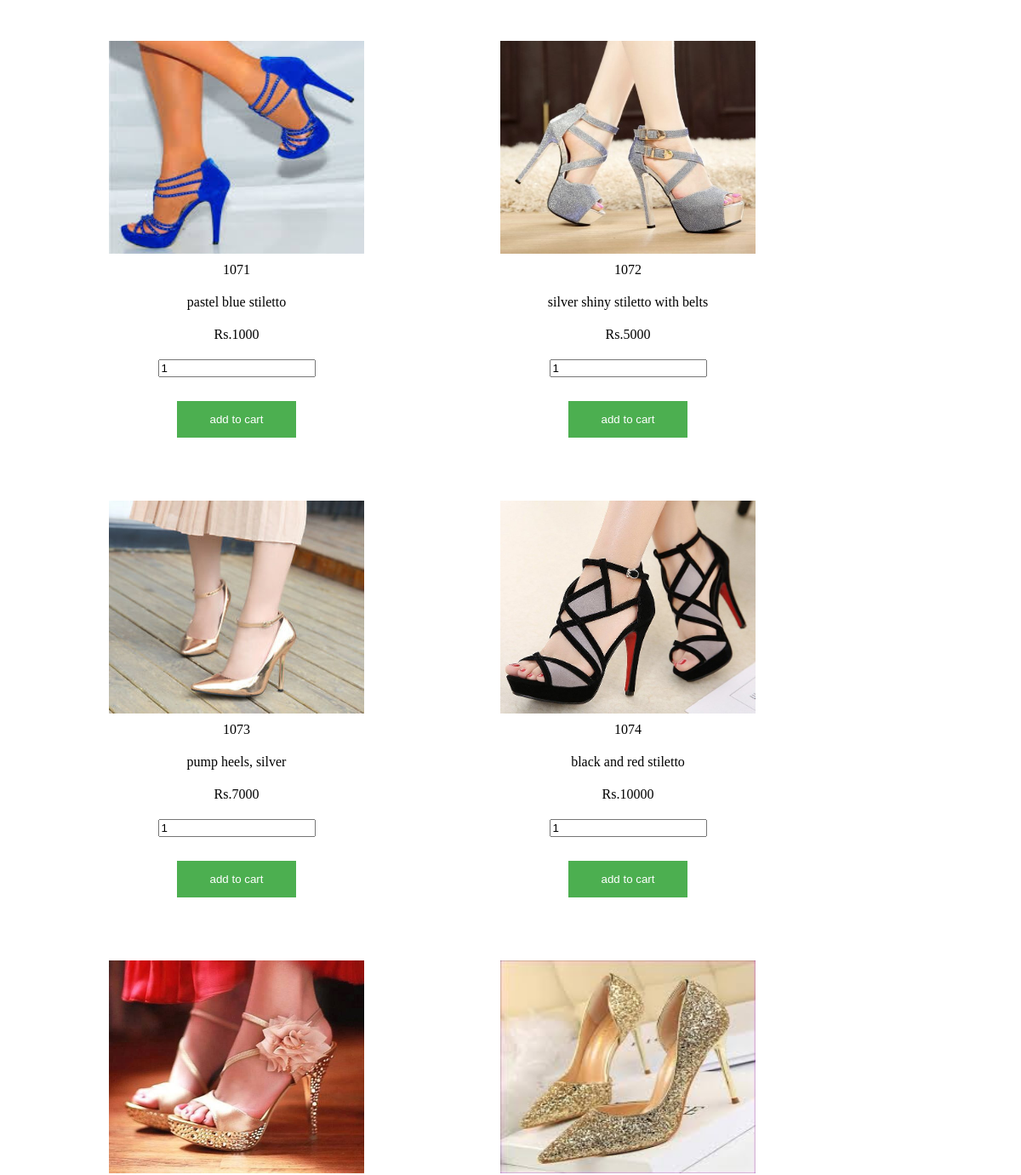
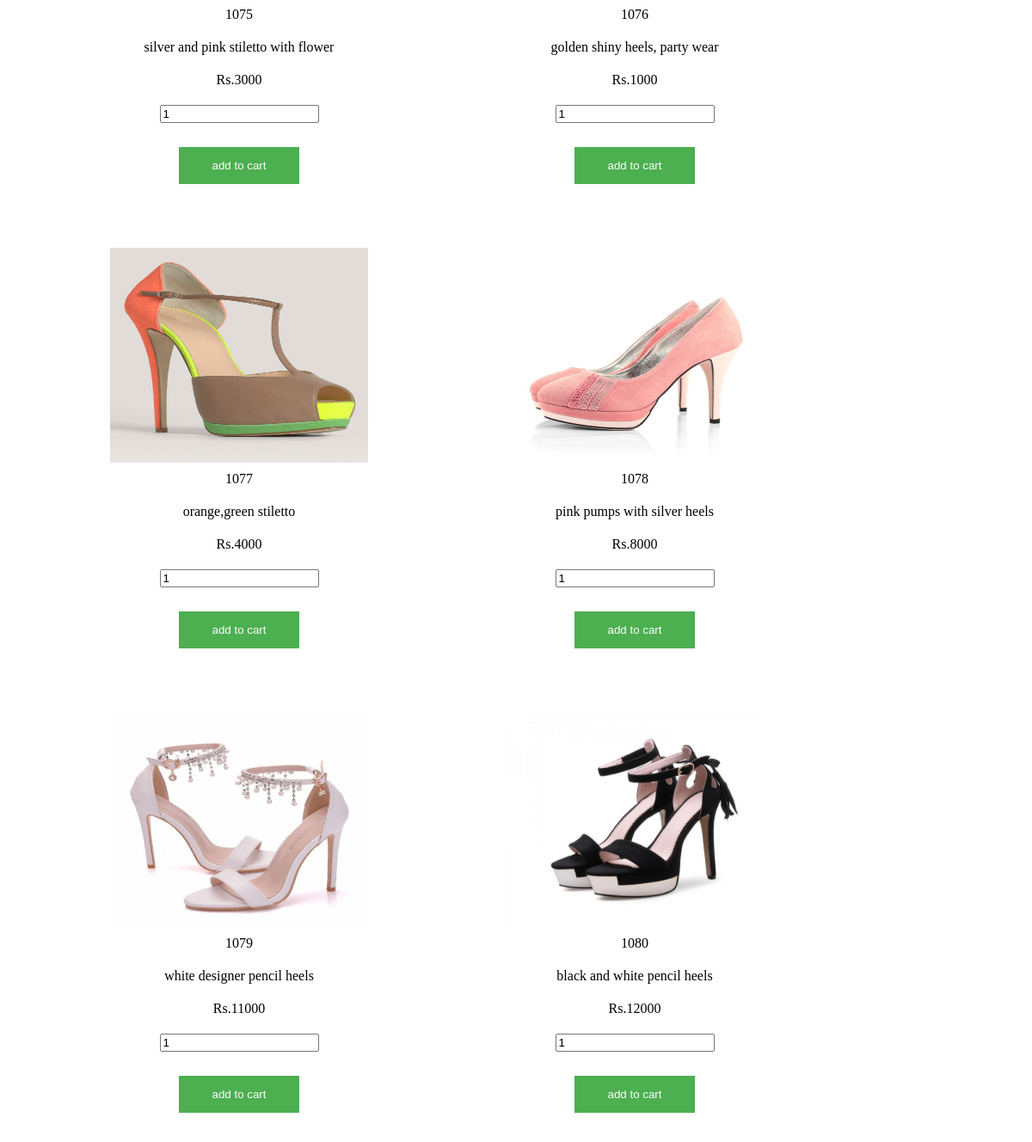
Screenshot of /heels.php with the database file from the repository (2 pictures, top to bottom).
### tables this page shows
CREATE TABLE products(
  product_id int(100) NOT NULL auto_increment,PRIMARY KEY (product_id),
  cat_id int(100),
  sub_cat_id int(100),
  foreign key(cat_id) references categories(cat_id),
  foreign key(sub_cat_id) references sub_categories(sub_cat_id) ,
  product_title varchar(255) NOT NULL,
  product_price int(100) NOT NULL,
  product_desc text NOT NULL,
  product_image varchar(255) NOT NULL);

### heels.php (the view, shortened to what this page needs)
<body class="b">
<?php
include ("config.php");
$q1="select * from products where cat_id=2 and sub_cat_id=7";
$run_q= mysqli_query($con,$q1);
    while($arr=mysqli_fetch_array($run_q))
   {
	   $i=$arr['product_id'];
   echo "
  <div class='gallery'>
      <img src='footwear/heels/$i.jpg'>
		<form action='cart.php' method='post'>
	  <div class='desc'><input type='hidden' name='id' value='$arr[product_id]'>$arr[product_id] </div>
    <div class='desc'><input type='hidden' name='name' value='$arr[product_desc]'>$arr[product_desc] </div>
	<div class='desc'><input type='hidden' name='price' value='$arr[product_price]'>Rs.$arr[product_price]</div>
  <div class='desc'><input type='text' name='quantity' value='1' placeholder='quantity'></div>
  <div class='desc'><input type='submit' value='add to cart' name='submit'></div>
</form></div>";
   }
?>
</body>

### heels.php (style rules this page uses)
div.gallery { margin-left: 120px; margin-right:40px; margin-top:40px; float: left; width: 300px; }
div.gallery img { width: 300px; height: 250px; }
div.desc { padding: 10px; text-align: center; background-color:white; }
input[type=submit] { background-color: #4CAF50; color: white; padding: 14px 20px; margin: 8px 0; border: none; cursor: pointer; width: 50%; }
.b { background-image: url("https://cdn.wallpapersafari.com/52/73/Psu3ve.jpg"); width:100%; height: auto; background-position: center; background-repeat: no-repeat; background-size: cover; }

### rows the page displays
products: product_id (picture), product_id "1071", product_desc "pastel blue stiletto", product_price "1000"
products: product_id (picture), product_id "1072", product_desc "silver shiny stiletto with belts", product_price "5000"
products: product_id (picture), product_id "1073", product_desc "pump heels, silver", product_price "7000"
products: product_id (picture), product_id "1074", product_desc "black and red stiletto", product_price "10000"
products: product_id (picture), product_id "1075", product_desc "silver and pink stiletto with flower", product_price "3000"
products: product_id (picture), product_id "1076", product_desc "golden shiny heels, party wear", product_price "1000"
products: product_id (picture), product_id "1077", product_desc "orange,green stiletto", product_price "4000"
products: product_id (picture), product_id "1078", product_desc "pink pumps with silver heels", product_price "8000"
products: product_id (picture), product_id "1079", product_desc "white designer pencil heels", product_price "11000"
products: product_id (picture), product_id "1080", product_desc "black and white pencil heels", product_price "12000"
